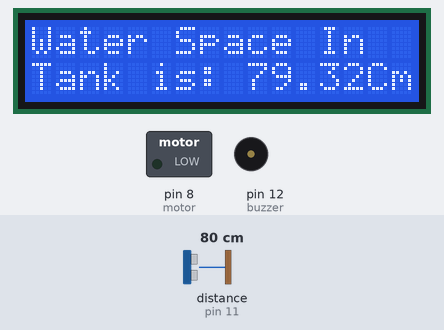
Simulated run of this sketch. Board: Arduino Uno, built with avr-gcc and run on an emulated ATmega328P. Shown: 16×2 character LCD, switched loads named in the sketch (green lamp = pin HIGH), buzzer (waves = sounding, pin HIGH). Wiring (inferred from the names in the program): ultrasonic range finder: trigger pin 10; echo pin 11. The test bench sets the inputs (shaded band); at power-on: distance to the obstacle (sensor on pin 11) 80 cm. The echo pulse lasts 58.3 µs per cm; pins used as bus, display or sensor lines are not drawn.

Above: at 3.2 s.
3.3 s: distance to the obstacle (sensor on pin 11) set to 14 cm
At 10.4 s:
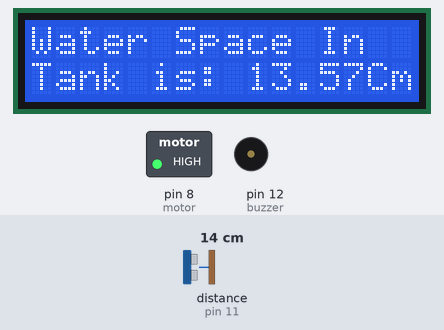
12.5 s: distance to the obstacle (sensor on pin 11) set to 10 cm
At 15.9 s:
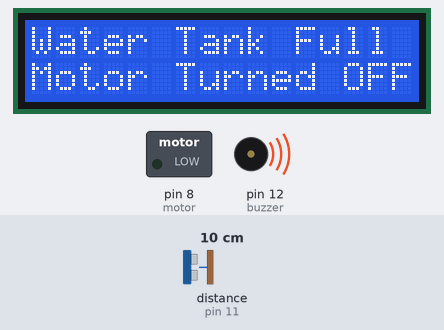
23.6 s: distance to the obstacle (sensor on pin 11) set to 18 cm
At 28.4 s:
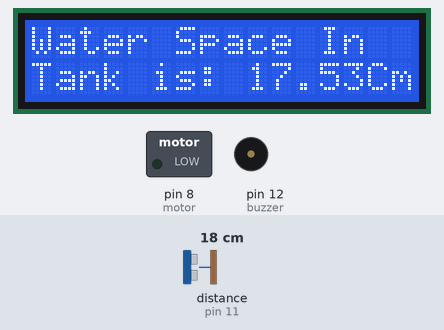
Timing chart, 0 to 29.9 s (numbered marks = the images above; inputs shaded):
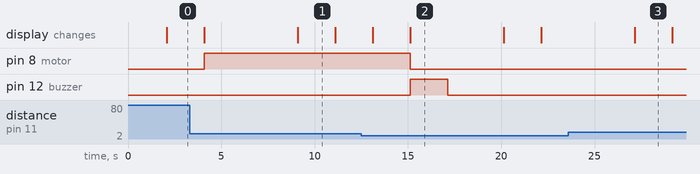

The sketch:

AUTOMATIC_WATER_LEVEL_CONTROLLER.ino
```cpp
#include <LiquidCrystal.h>


#define trigger 10

#define echo 11

#define motor 8

#define buzzer 12


LiquidCrystal lcd(7,6,5,4,3,2);


float time=0,distance=0;

int temp=0;

void setup()

{

 lcd.begin(16,2);

 pinMode(trigger,OUTPUT);

 pinMode(echo,INPUT);

 pinMode(motor, OUTPUT);

 pinMode(buzzer, OUTPUT);

 lcd.print("  Water Level ");

 lcd.setCursor(0,1);

 lcd.print("   Indicator  ");

 delay(2000);

}


void loop()

{

 lcd.clear();

 digitalWrite(trigger,LOW);

 delayMicroseconds(2);

 digitalWrite(trigger,HIGH);

 delayMicroseconds(10);

 digitalWrite(trigger,LOW);

 delayMicroseconds(2);

 time=pulseIn(echo,HIGH);

 distance=time*340/20000;

 lcd.clear();

 lcd.print("Water Space In  ");

 lcd.setCursor(0,1);

 lcd.print("Tank is: ");

 lcd.print(distance);

 lcd.print("Cm");

 delay(2000);

 if(distance<12 && temp==0)

 {

     digitalWrite(motor, LOW);

     digitalWrite(buzzer, HIGH);

     lcd.clear();

     lcd.print("Water Tank Full ");

     lcd.setCursor(0,1);

     lcd.print("Motor Turned OFF");

     delay(2000);

     digitalWrite(buzzer, LOW);

     delay(3000);

     temp=1;

 }


  else if(distance<12 && temp==1)

 {

     digitalWrite(motor, LOW);

     lcd.clear();

     lcd.print("Water Tank Full ");

     lcd.setCursor(0,1);

     lcd.print("Motor Turned OFF");

     delay(5000);

 }


 else if(distance>30)

 {

   digitalWrite(motor, HIGH);

   lcd.clear();

   lcd.print("LOW Water Level");

   lcd.setCursor(0,1);

   lcd.print("Motor Turned ON");

   delay(5000);

   temp=0;

 }

}
```

Measured:
- the behaviour switches between 13 and 12 cm on distance to the obstacle (sensor on pin 11) (found by bisection; images 1 and 2)
- after the input at 12.5 s, pin 8 (motor): HIGH → LOW after 2.6 s; pin 12 (buzzer): LOW → HIGH after 2.6 s, → LOW 2.0 s later; the display: first differs from a run without the input after 0.62 s (image 2 shows a later state)
- what the display in image 1 shows lasts 2.0 s, from 9.1 s to 11.1 s
- what the display in image 2 shows lasts 5.0 s, from 15.1 s to 20.1 s
